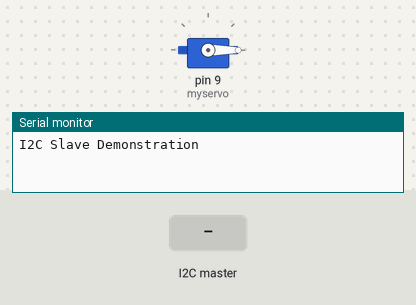
This sketch was run on a simulated Arduino Uno, built with avr-gcc and run on an emulated ATmega328P. Shown: servo, the last lines printed to the serial monitor. Inputs (shaded band) come from the test bench.

Above: at 1.2 s.
1.3 s: the I2C master sends the byte 90
At 1.7 s:
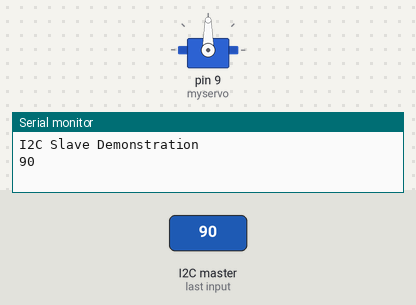
2.8 s: the I2C master sends the byte 200
At 3.9 s:
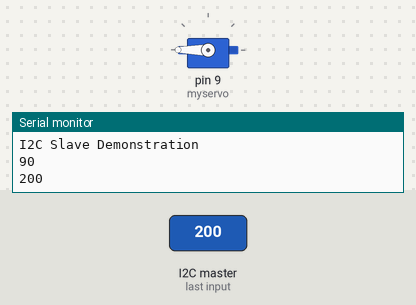
4.3 s: the I2C master sends the byte 0
At 4.9 s:
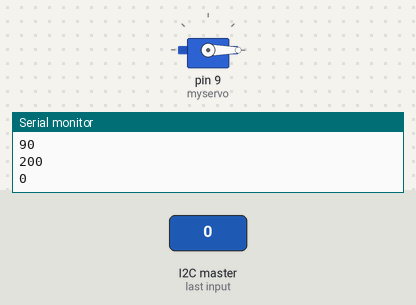
Timing chart, 0 to 7.3 s (numbered marks = the images above; inputs shaded):
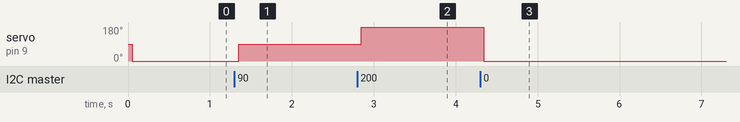

Measured:
- after the input at 1.3 s, servo on pin 9 (myservo): 0° → 90° after 0.05 s
- after the input at 2.8 s, servo on pin 9 (myservo): 90° → 180° after 0.05 s
- after the input at 4.3 s, servo on pin 9 (myservo): 180° → 0° after 0.05 s

The sketch:

Slave_I2C.ino
```cpp
/*
  I2c Slave controler for
  controling servo
*/

// Include Arduino Wire library for I2C
#include <Wire.h>
#include <Servo.h>

// Define Slave I2C Address
#define SLAVE_ADDR 9

 Servo myservo;
// Variable for received data
int rd;


void setup() {

  myservo.attach(9);

  // Initialize I2C communications as Slave
  Wire.begin(SLAVE_ADDR);

  // Function to run when data received from master
  Wire.onReceive(receiveEvent);

  // Setup Serial Monitor
  Serial.begin(9600);
  Serial.println("I2C Slave Demonstration");
}


void receiveEvent() {
  // read one character from the I2C
  rd = Wire.read();
  // Print value of incoming data
  Serial.println(rd);

}
void loop() {
   delay(50);
 myservo.write(rd);                  // sets the servo position according to the scaled value
  delay(15);


}
```
